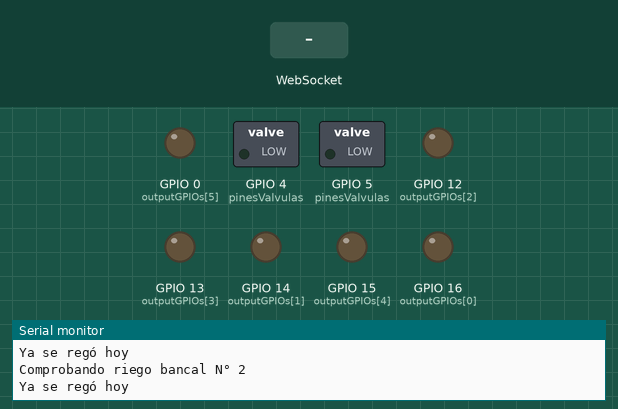
The program below on a simulated ESP8266 (NodeMCU). On the bench: switched loads named in the program (green lamp = pin HIGH), output pins drawn as LEDs (lit = HIGH), the last lines printed to the serial monitor. Inputs (shaded band) come from the test bench. WiFi joins after 1.5 s; servers stay silent unless stated; network time is answered at once with the bench clock; the local clock reads 2024-03-15 10:24:30 at power-on unless the program sets it; storage starts empty.

Above: at 3.2 s.
3.3 s: WebSocket text "0" received
At 4.3 s:
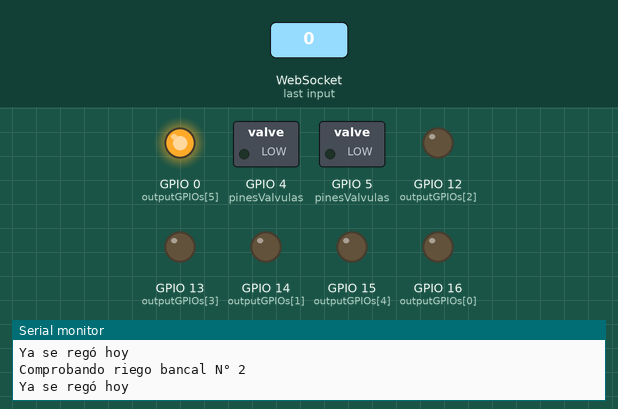
4.8 s: WebSocket text "5" received
At 5.4 s:
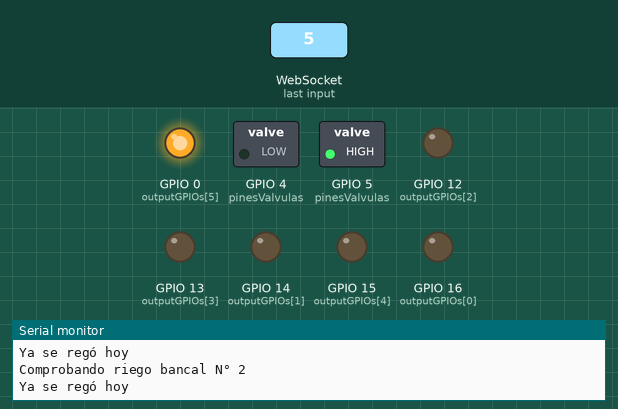
6.3 s: WebSocket text "0" received
At 7.8 s:
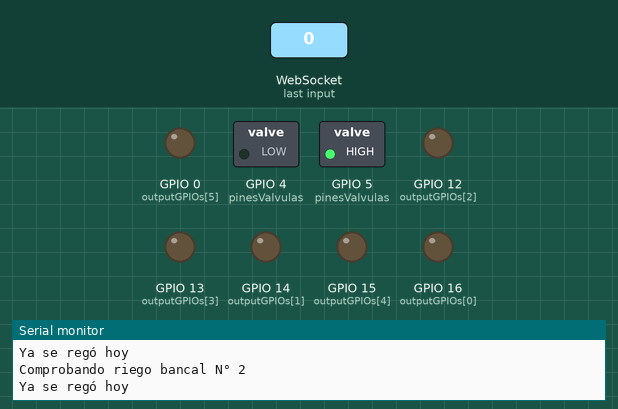
Timing chart, 0 to 9.3 s (numbered marks = the images above; inputs shaded):
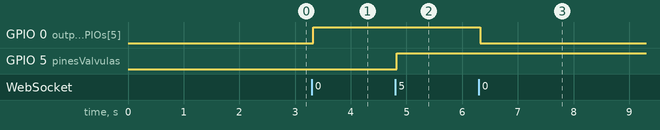

Measured:
- after the input at 3.3 s, GPIO 0 (outputGPIOs[5]): LOW → HIGH at once
- after the input at 4.8 s, GPIO 5 (pinesValvulas): LOW → HIGH at once
- after the input at 6.3 s, GPIO 0 (outputGPIOs[5]): HIGH → LOW at once

The program:

main.cpp
```cpp
#include <Arduino.h>
#include <ESP8266WiFi.h>
#include <ESPAsyncTCP.h>
#include <ESPAsyncWebServer.h>
#include "LittleFS.h"
#include <Arduino_JSON.h>
#include <AsyncElegantOTA.h>

#include <NTPClient.h>
#include <valvula.h>
#include <ESP12f.h>

const char* ssid = "Pablo";
const char* password = "436143028";

ESP12f esp = ESP12f();

//Conf Valvulas y riego
const int numValvulas = 2;
int pinesValvulas[] = {4, 5};
valvula valvulas[] = { //Inicialización del objeto valvulas (Uso los dos relays restantes de la placa para no joder el server web)
  valvula(pinesValvulas[0]),
  valvula(pinesValvulas[1])
};
//Temporización
unsigned long previousMillis = 0;
const long interval = 1000;
int tiemposRiego[] = {2, 3}; //minutos
int horaRiego = 16;
int minutoRiego = 11;
int fechaHora[] = {0,0,0};
//Control Manual
boolean controlManual = false;  //automático por defecto


// Create AsyncWebServer object on port 80
AsyncWebServer server(80);
// Create a WebSocket object
AsyncWebSocket ws("/ws");

// Set number of outputs
#define NUM_OUTPUTS 6
// Assign each GPIO to an output
int outputGPIOs[NUM_OUTPUTS] = {16, 14, 12, 13, 15, 0}; //GPIO 16&15 detalle inicio.

// Initialize LittleFS
void initFS() {
if (!LittleFS.begin()) {
Serial.println("An error has occurred while mounting LittleFS");
}
Serial.println("LittleFS mounted successfully");
}

void initWiFi() {
  WiFi.mode(WIFI_STA);
  WiFi.begin(ssid, password);
  Serial.print("Connecting to WiFi ..");
  while (WiFi.status() != WL_CONNECTED) {
    Serial.print('.');
    delay(1000);
  }
Serial.println(WiFi.localIP());
}

String getOutputStates(){
  JSONVar myArray;
  for (int i =0; i<NUM_OUTPUTS; i++){
    myArray["gpios"][i]["output"] = String(outputGPIOs[i]);
    myArray["gpios"][i]["state"] = String(digitalRead(outputGPIOs[i]));
  }
  String jsonString = JSON.stringify(myArray);
  return jsonString;
}

void notifyClients(String state) {
ws.textAll(state);
}

void handleWebSocketMessage(void *arg, uint8_t *data, size_t len) {
  AwsFrameInfo *info = (AwsFrameInfo*)arg;
  if (info->final && info->index == 0 && info->len == len && info->opcode == WS_TEXT) {
    data[len] = 0;
    if (strcmp((char*)data, "states") == 0) {
      notifyClients(getOutputStates());
    }
    else{
      int gpio = atoi((char*)data);
      digitalWrite(gpio, !digitalRead(gpio));
      notifyClients(getOutputStates());
    }
  }
}

void onEvent(AsyncWebSocket *server, AsyncWebSocketClient *client,AwsEventType type, void *arg, uint8_t *data, size_t len) {
  switch (type) {
    case WS_EVT_CONNECT:
      Serial.printf("WebSocket client #%u connected from %s\n", client->id(), client->remoteIP().toString().c_str());
      break;
    case WS_EVT_DISCONNECT:
      Serial.printf("WebSocket client #%u disconnected\n", client->id());
      break;
    case WS_EVT_DATA:
      handleWebSocketMessage(arg, data, len);
      break;
    case WS_EVT_PONG:
    case WS_EVT_ERROR:
      break;
  }
}

void initWebSocket() {
  ws.onEvent(onEvent);
  server.addHandler(&ws);
}

void setup() {

  // Set GPIOs as outputs
  for (int i =0; i<NUM_OUTPUTS; i++){
    pinMode(outputGPIOs[i], OUTPUT);
    digitalWrite(outputGPIOs[i],LOW);
  }
  //setea válvulas usando objetos (Solo 2)
  for (int i=0; i<numValvulas;i++){ //asigna parametros de riego a cada valvula
    valvulas[i].asignaParametros(i, tiemposRiego[i], horaRiego, minutoRiego);
  }

  initFS();
  initWiFi();
  initWebSocket();

  // Route for root / web page
  server.on("/", HTTP_GET, [](AsyncWebServerRequest *request){
    request->send(LittleFS, "/index.html", "text/html",false);
  });
  server.serveStatic("/", LittleFS, "/");
  AsyncElegantOTA.begin(&server); // Start ElegantOTA
  // Start server
  server.begin();
}

void loop() {
  ws.cleanupClients();
  AsyncElegantOTA.loop();

  if (!controlManual){ //pruebaBlinkeo
    unsigned long currentMillis = millis();
    if (currentMillis - previousMillis >= interval) {
      previousMillis = currentMillis;

      esp.fechaHora();
      fechaHora[0] = esp.obtenerDia();
      fechaHora[1] = esp.obtenerHora();
      fechaHora[2] = esp.obtenerMinutos();

      for (int i = 0; i < numValvulas; i++){
        valvulas[i].compruebaRiego(fechaHora);
      }
    }
  }
}
```
